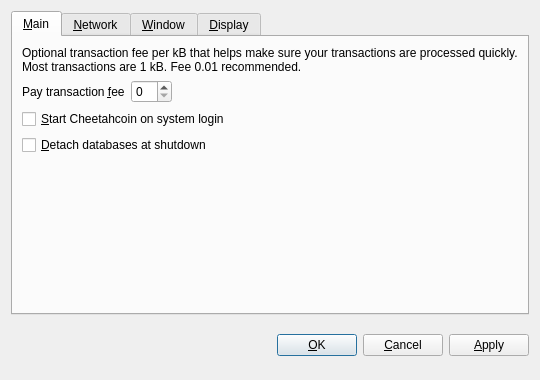
<?xml version="1.0" encoding="UTF-8"?>
<ui version="4.0">
 <class>OptionsDialog</class>
 <widget class="QDialog" name="OptionsDialog">
  <property name="geometry">
   <rect>
    <x>0</x>
    <y>0</y>
    <width>540</width>
    <height>380</height>
   </rect>
  </property>
  <property name="windowTitle">
   <string>Options</string>
  </property>
  <property name="modal">
   <bool>true</bool>
  </property>
  <layout class="QVBoxLayout" name="verticalLayout">
   <item>
    <widget class="QTabWidget" name="tabWidget">
     <property name="tabPosition">
      <enum>QTabWidget::North</enum>
     </property>
     <property name="currentIndex">
      <number>0</number>
     </property>
     <widget class="QWidget" name="tabMain">
      <attribute name="title">
       <string>&amp;Main</string>
      </attribute>
      <layout class="QVBoxLayout" name="verticalLayout_Main">
       <item>
        <widget class="QLabel" name="transactionFeeInfoLabel">
         <property name="text">
          <string>Optional transaction fee per kB that helps make sure your transactions are processed quickly. Most transactions are 1 kB. Fee 0.01 recommended.</string>
         </property>
         <property name="textFormat">
          <enum>Qt::PlainText</enum>
         </property>
         <property name="wordWrap">
          <bool>true</bool>
         </property>
        </widget>
       </item>
       <item>
        <layout class="QHBoxLayout" name="horizontalLayout_Main">
         <item>
          <widget class="QLabel" name="transactionFeeLabel">
           <property name="text">
            <string>Pay transaction &amp;fee</string>
           </property>
           <property name="textFormat">
            <enum>Qt::PlainText</enum>
           </property>
           <property name="buddy">
            <cstring>transactionFee</cstring>
           </property>
          </widget>
         </item>
         <item>
          <widget class="BitcoinAmountField" name="transactionFee"/>
         </item>
         <item>
          <spacer name="horizontalSpacer_Main">
           <property name="orientation">
            <enum>Qt::Horizontal</enum>
           </property>
           <property name="sizeHint" stdset="0">
            <size>
             <width>40</width>
             <height>20</height>
            </size>
           </property>
          </spacer>
         </item>
        </layout>
       </item>
       <item>
        <widget class="QCheckBox" name="bitcoinAtStartup">
         <property name="toolTip">
          <string>Automatically start Cheetahcoin after logging in to the system.</string>
         </property>
         <property name="text">
          <string>&amp;Start Cheetahcoin on system login</string>
         </property>
        </widget>
       </item>
       <item>
        <widget class="QCheckBox" name="detachDatabases">
         <property name="toolTip">
          <string>Detach block and address databases at shutdown. This means they can be moved to another data directory, but it slows down shutdown. The wallet is always detached.</string>
         </property>
         <property name="text">
          <string>&amp;Detach databases at shutdown</string>
         </property>
        </widget>
       </item>
       <item>
        <spacer name="verticalSpacer_Main">
         <property name="orientation">
          <enum>Qt::Vertical</enum>
         </property>
         <property name="sizeHint" stdset="0">
          <size>
           <width>20</width>
           <height>40</height>
          </size>
         </property>
        </spacer>
       </item>
      </layout>
     </widget>
     <widget class="QWidget" name="tabNetwork">
      <attribute name="title">
       <string>&amp;Network</string>
      </attribute>
      <layout class="QVBoxLayout" name="verticalLayout_Network">
       <item>
        <widget class="QCheckBox" name="mapPortUpnp">
         <property name="toolTip">
          <string>Automatically open the Cheetahcoin client port on the router. This only works when your router supports UPnP and it is enabled.</string>
         </property>
         <property name="text">
          <string>Map port using &amp;UPnP</string>
         </property>
        </widget>
       </item>
       <item>
        <widget class="QCheckBox" name="connectSocks">
         <property name="toolTip">
          <string>Connect to the Cheetahcoin network through a SOCKS proxy (e.g. when connecting through Tor).</string>
         </property>
         <property name="text">
          <string>&amp;Connect through SOCKS proxy:</string>
         </property>
        </widget>
       </item>
       <item>
        <layout class="QHBoxLayout" name="horizontalLayout_Network">
         <item>
          <widget class="QLabel" name="proxyIpLabel">
           <property name="text">
            <string>Proxy &amp;IP:</string>
           </property>
           <property name="textFormat">
            <enum>Qt::PlainText</enum>
           </property>
           <property name="buddy">
            <cstring>proxyIp</cstring>
           </property>
          </widget>
         </item>
         <item>
          <widget class="QValidatedLineEdit" name="proxyIp">
           <property name="maximumSize">
            <size>
             <width>140</width>
             <height>16777215</height>
            </size>
           </property>
           <property name="toolTip">
            <string>IP address of the proxy (e.g. 127.0.0.1)</string>
           </property>
          </widget>
         </item>
         <item>
          <widget class="QLabel" name="proxyPortLabel">
           <property name="text">
            <string>&amp;Port:</string>
           </property>
           <property name="textFormat">
            <enum>Qt::PlainText</enum>
           </property>
           <property name="buddy">
            <cstring>proxyPort</cstring>
           </property>
          </widget>
         </item>
         <item>
          <widget class="QLineEdit" name="proxyPort">
           <property name="maximumSize">
            <size>
             <width>55</width>
             <height>16777215</height>
            </size>
           </property>
           <property name="toolTip">
            <string>Port of the proxy (e.g. 9050)</string>
           </property>
          </widget>
         </item>
         <item>
          <widget class="QLabel" name="socksVersionLabel">
           <property name="text">
            <string>SOCKS &amp;Version:</string>
           </property>
           <property name="textFormat">
            <enum>Qt::PlainText</enum>
           </property>
           <property name="buddy">
            <cstring>socksVersion</cstring>
           </property>
          </widget>
         </item>
         <item>
          <widget class="QValueComboBox" name="socksVersion">
           <property name="toolTip">
            <string>SOCKS version of the proxy (e.g. 5)</string>
           </property>
          </widget>
         </item>
         <item>
          <spacer name="horizontalSpacer_Network">
           <property name="orientation">
            <enum>Qt::Horizontal</enum>
           </property>
           <property name="sizeHint" stdset="0">
            <size>
             <width>40</width>
             <height>20</height>
            </size>
           </property>
          </spacer>
         </item>
        </layout>
       </item>
       <item>
        <spacer name="verticalSpacer_Network">
         <property name="orientation">
          <enum>Qt::Vertical</enum>
         </property>
         <property name="sizeHint" stdset="0">
          <size>
           <width>20</width>
           <height>40</height>
          </size>
         </property>
        </spacer>
       </item>
      </layout>
     </widget>
     <widget class="QWidget" name="tabWindow">
      <attribute name="title">
       <string>&amp;Window</string>
      </attribute>
      <layout class="QVBoxLayout" name="verticalLayout_Window">
       <item>
        <widget class="QCheckBox" name="minimizeToTray">
         <property name="toolTip">
          <string>Show only a tray icon after minimizing the window.</string>
         </property>
         <property name="text">
          <string>&amp;Minimize to the tray instead of the taskbar</string>
         </property>
        </widget>
       </item>
       <item>
        <widget class="QCheckBox" name="minimizeOnClose">
         <property name="toolTip">
          <string>Minimize instead of exit the application when the window is closed. When this option is enabled, the application will be closed only after selecting Quit in the menu.</string>
         </property>
         <property name="text">
          <string>M&amp;inimize on close</string>
         </property>
        </widget>
       </item>
       <item>
        <spacer name="verticalSpacer_Window">
         <property name="orientation">
          <enum>Qt::Vertical</enum>
         </property>
         <property name="sizeHint" stdset="0">
          <size>
           <width>20</width>
           <height>40</height>
          </size>
         </property>
        </spacer>
       </item>
      </layout>
     </widget>
     <widget class="QWidget" name="tabDisplay">
      <attribute name="title">
       <string>&amp;Display</string>
      </attribute>
      <layout class="QVBoxLayout" name="verticalLayout_Display">
       <item>
        <layout class="QHBoxLayout" name="horizontalLayout_1_Display">
         <item>
          <widget class="QLabel" name="langLabel">
           <property name="text">
            <string>User Interface &amp;language:</string>
           </property>
           <property name="textFormat">
            <enum>Qt::PlainText</enum>
           </property>
           <property name="buddy">
            <cstring>lang</cstring>
           </property>
          </widget>
         </item>
         <item>
          <widget class="QValueComboBox" name="lang">
           <property name="toolTip">
            <string>The user interface language can be set here. This setting will take effect after restarting Cheetahcoin.</string>
           </property>
          </widget>
         </item>
        </layout>
       </item>
       <item>
        <layout class="QHBoxLayout" name="horizontalLayout_2_Display">
         <item>
          <widget class="QLabel" name="unitLabel">
           <property name="text">
            <string>&amp;Unit to show amounts in:</string>
           </property>
           <property name="textFormat">
            <enum>Qt::PlainText</enum>
           </property>
           <property name="buddy">
            <cstring>unit</cstring>
           </property>
          </widget>
         </item>
         <item>
          <widget class="QValueComboBox" name="unit">
           <property name="toolTip">
            <string>Choose the default subdivision unit to show in the interface and when sending coins.</string>
           </property>
          </widget>
         </item>
        </layout>
       </item>
       <item>
        <widget class="QCheckBox" name="displayAddresses">
         <property name="toolTip">
          <string>Whether to show Cheetahcoin addresses in the transaction list or not.</string>
         </property>
         <property name="text">
          <string>&amp;Display addresses in transaction list</string>
         </property>
        </widget>
       </item>
       <item>
        <widget class="QCheckBox" name="coinControlFeatures">
         <property name="toolTip">
          <string>Whether to show coin control features or not.</string>
         </property>
         <property name="text">
          <string>Display coin &amp;control features (experts only!)</string>
         </property>
        </widget>
       </item>
       <item>
        <spacer name="verticalSpacer_Display">
         <property name="orientation">
          <enum>Qt::Vertical</enum>
         </property>
         <property name="sizeHint" stdset="0">
          <size>
           <width>20</width>
           <height>40</height>
          </size>
         </property>
        </spacer>
       </item>
      </layout>
     </widget>
    </widget>
   </item>
   <item>
    <layout class="QHBoxLayout" name="horizontalLayout_Buttons">
     <item>
      <spacer name="horizontalSpacer_1">
       <property name="orientation">
        <enum>Qt::Horizontal</enum>
       </property>
       <property name="sizeHint" stdset="0">
        <size>
         <width>40</width>
         <height>48</height>
        </size>
       </property>
      </spacer>
     </item>
     <item>
      <widget class="QLabel" name="statusLabel">
       <property name="font">
        <font>
         <weight>75</weight>
         <bold>true</bold>
        </font>
       </property>
       <property name="text">
        <string/>
       </property>
       <property name="textFormat">
        <enum>Qt::PlainText</enum>
       </property>
       <property name="wordWrap">
        <bool>true</bool>
       </property>
      </widget>
     </item>
     <item>
      <spacer name="horizontalSpacer_2">
       <property name="orientation">
        <enum>Qt::Horizontal</enum>
       </property>
       <property name="sizeHint" stdset="0">
        <size>
         <width>40</width>
         <height>48</height>
        </size>
       </property>
      </spacer>
     </item>
     <item>
      <widget class="QPushButton" name="okButton">
       <property name="text">
        <string>&amp;OK</string>
       </property>
      </widget>
     </item>
     <item>
      <widget class="QPushButton" name="cancelButton">
       <property name="text">
        <string>&amp;Cancel</string>
       </property>
       <property name="autoDefault">
        <bool>false</bool>
       </property>
      </widget>
     </item>
     <item>
      <widget class="QPushButton" name="applyButton">
       <property name="text">
        <string>&amp;Apply</string>
       </property>
       <property name="autoDefault">
        <bool>false</bool>
       </property>
      </widget>
     </item>
    </layout>
   </item>
  </layout>
 </widget>
 <customwidgets>
  <customwidget>
   <class>BitcoinAmountField</class>
   <extends>QSpinBox</extends>
   <header>bitcoinamountfield.h</header>
  </customwidget>
  <customwidget>
   <class>QValueComboBox</class>
   <extends>QComboBox</extends>
   <header>qvaluecombobox.h</header>
  </customwidget>
  <customwidget>
   <class>QValidatedLineEdit</class>
   <extends>QLineEdit</extends>
   <header>qvalidatedlineedit.h</header>
  </customwidget>
 </customwidgets>
 <resources/>
 <connections/>
</ui>
